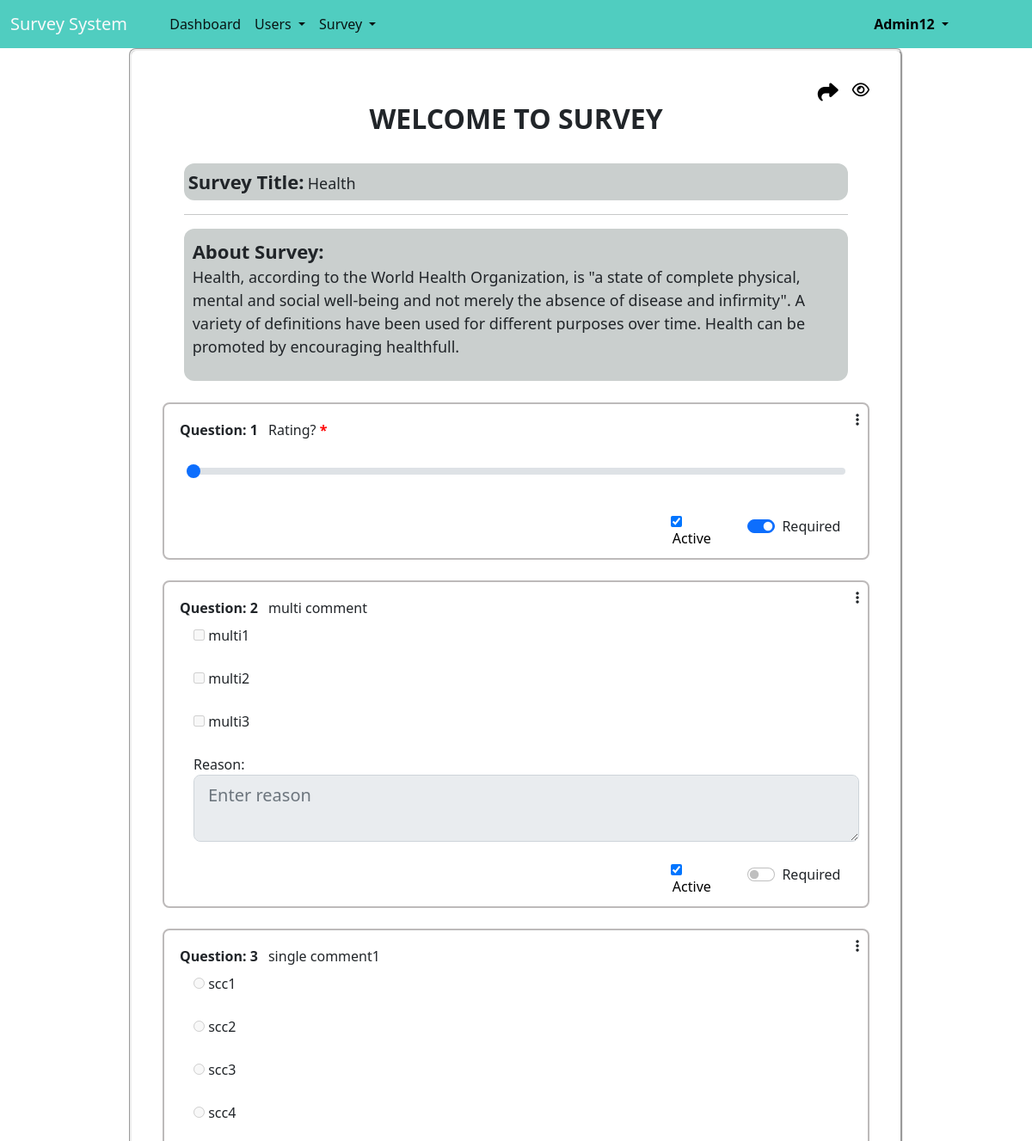
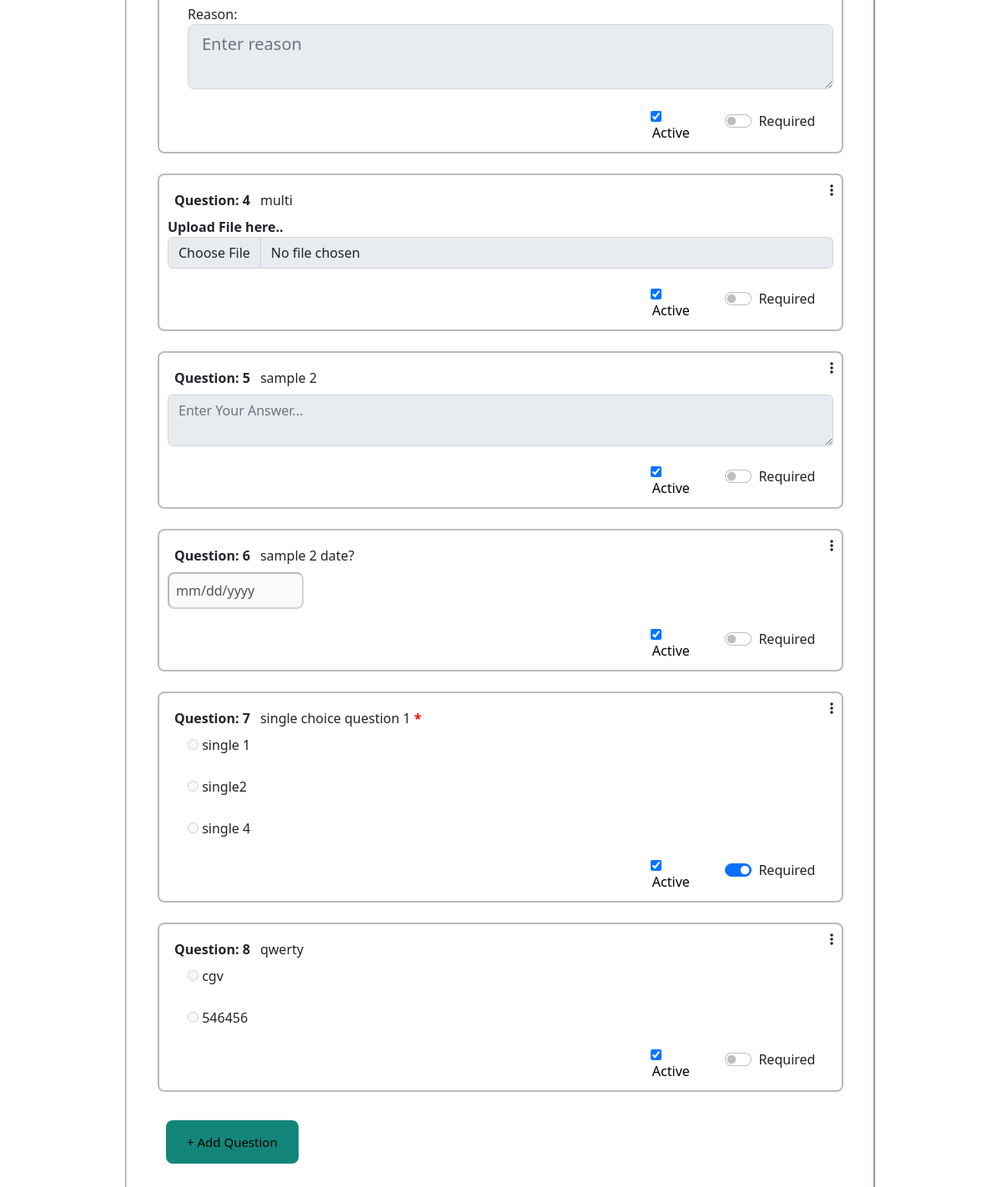
/questions/question.php?Survey_id=26 (signed in), run on the app's committed database (2 pictures, top to bottom).
### tables this page shows
CREATE TABLE `survey` (
  `Survey_id` int(10) NOT NULL,
  `Survey_title` varchar(20) NOT NULL,
  `Survey_description` longtext NOT NULL,
  `Survey_Category` enum('Education','Sports','Health','Academics','Finance','Not Defined') NOT NULL DEFAULT 'Not Defined',
  `Survey_Created_By` varchar(20) NOT NULL,
  `survey_start_Date` date NOT NULL,
  `survey_end_date` date NOT NULL,
  `survey_created_date` date NOT NULL DEFAULT current_timestamp(),
  `modified_by` int(10) DEFAULT NULL,
  `modified_date` date DEFAULT NULL,
  `survey_status` enum('Active','InActive','Expired','Deleted') NOT NULL
);

CREATE TABLE `question` (
  `Question_id` int(10) NOT NULL,
  `Survey_id` int(5) NOT NULL,
  `Question_description` varchar(100) NOT NULL,
  `Question_type` varchar(50) NOT NULL,
  `is_compulsory` enum('yes','no') DEFAULT 'no',
  `creation_date` datetime(6) NOT NULL DEFAULT current_timestamp(6),
  `question_modified_by` varchar(5) DEFAULT NULL,
  `question_modified_date` datetime DEFAULT current_timestamp(),
  `status` enum('Active','Inactive','Deleted') NOT NULL DEFAULT 'Active'
);

CREATE TABLE `options` (
  `Option_id` int(10) NOT NULL,
  `question_id` int(20) NOT NULL,
  `Option_description` varchar(100) NOT NULL,
  `status` enum('Active','Deleted') NOT NULL DEFAULT 'Active'
);

### controller/question_controller.php (called while the page is built, shortened)
<?php
class questions
{
    public function __construct()
    {
        $db = new db;
        $this->conn = $db->conn;
    }
    public function survey_info_id($survey_id)
    {
        $result = $this->conn->query("SELECT * FROM `survey` where Survey_id='$survey_id'");
        return $arr = mysqli_fetch_assoc($result);
    }
    public function display_question($survey_id)
    {
        try {
            $result = $this->conn->query("SELECT * FROM question AS q LEFT JOIN options AS o on q.Question_id=o.question_id Where q.Survey_id='$survey_id' AND q.status!='Deleted' AND (o.status='Active' OR q.Question_type IN('Text','Date','File','RatingScale')) ORDER BY q.Question_id, o.Option_id");
            while ($res = mysqli_fetch_assoc($result)) {
                $opt['type'] = $res['Question_type'];
                $opt['opt_id'] = $res['Option_id'];
                $opt['options'] = $res['Option_description'];
                $opt['que_id'] = $res['Question_id'];
                $data[$res['Question_description']][] = $opt;
            }
            if (!empty($data)) {
                return $data;
            } else {
                throw new Exception("<div class='alert alert-warning' role='alert'>
                <b>No Question To Display! Please Add Question!!</b>
              </div>");
            }
        } catch (Exception $e) {
            echo $e->getMessage();
        }
    }
    public function question_info($question_id)
    {
        $result = $this->conn->query("SELECT Question_type,Question_description,`status`,is_compulsory FROM question WHERE Question_id='$question_id'");
        return $arr = mysqli_fetch_array($result);
    }
}

### configuration/connection.php (called while the page is built, shortened)
<?php
class db
{
    public function __construct()
    {
        $con = new mysqli(DB_HOST, DB_USER, DB_PASSWORD, DB_DATABASE);
        $this->conn = $con;
    }
}
?>

### questions/question.php (the view, shortened to what this page needs)
<?php
include '../configuration/connection.php';
include ROOT_PATH . 'controller/question_controller.php';
include ROOT_PATH . 'Templets/navbar.php';
$ques = new questions;
$survey_id = $_REQUEST['Survey_id'];
$survey_info = $ques->survey_info_id($survey_id);
    ?>
<div class="container w-75" style=" border-radius:8px;padding:3%;border:groove;">
    <div style="display:flex;justify-content: flex-end ">
        <?php
        if ($survey_info['survey_status'] == 'Active') {
            ?>
            <a href="../invitation/invitation.php?Survey_id=<?= $survey_id; ?>"><i class="fa-sharp fa-solid fa-share "
                    title="Invite" style="color:black;font-size:x-large;"></i></a>
            &emsp;<a href="../survey/viewsurvey.php?sid=<?= $survey_id; ?>"><i class="fa-regular fa-eye"
                    title="preview Form" style="color:black; font-size:large;"></i></a>
            <?php
        }
        ?>
    </div>
    <h2 style="text-align:center; font-weight:bold;">WELCOME TO SURVEY</h2>
    <div style=" padding:3%;">
        <div class="form-group" style="background-color:#CACFCE;padding:5px; border-radius:12px;">
            <label for="stitle" style="font-weight:bold; font-size:22px; ">Survey Title:</label>
            <label for="stitle" style="font-size:18px; ">
                <?=@$survey_info['Survey_title']; ?>
            </label>
        </div>
        <hr>
        <div style="background-color:#CACFCE;padding:10px; border-radius:12px;">
            <label for="stitle" style="font-weight:bold; font-size:22px; ">About Survey:</label>
            <p for="stitle" style="font-size:18px; ">
                <?=@$survey_info['Survey_description']; ?>
            </p>
        </div>
    </div>
    <?php
    $data1 = $ques->display_question($survey_id);
    $i = 1;
    foreach ((array) $data1 as $que => $opt) {
        foreach ($opt as $a => $b) {
            $q_id = $b['que_id'];
        }
        $result = $ques->question_info($q_id);
        $ques_status = $result['status'];
        $required = $result['is_compulsory'];
        ?>
        <div class=" container" style="border:2px solid #BDBABA;border-radius:8px;padding:10px;">
            <div class="row">
                <div class="col-10">
                    <div class="p-2 ">
                        <label><b>Question:
                                <?= $i++; ?>&ensp;
                            </b>
                            <?= $que; ?>
                        </label>
                        <?=($required == "yes") ? "<span class='required' style='color: red;'><b>*</b></span> " : ''; ?>
                    </div>
                </div>
                <div class="col-2" style="display: flex;justify-content: flex-end;">
                    <a class="nav-link active" href="#" id="navbarDropdown" role="button" data-bs-toggle="dropdown"
                        aria-expanded="false"> <i class="fa-solid fa-ellipsis-vertical"></i> </a>
                </div>
            </div>
            <?php
            $len = count($opt);
            $l = 0;
            foreach ($opt as $k => $v) {
                if ($v['type'] == "MCQ") {
                    echo '<div class="form-check ">
                        <input type="radio" disabled name="rd1"/>
                        ' . $v['options'] . '
                       </div>' . "<br>";
                } else if ($v['type'] == "Multiple_Choice") {
                    echo '<div class="form-check ">
                        <input type="checkbox" disabled id="chkbox" />
                        ' . $v['options'] . '
                            </div>' . "<br>";
                } else if ($v['type'] == "MCQComment") {
                    if ($l <= $len) {
                        echo '<div class="form-check ">
                            <input type="radio" disabled name="rd1"/>
                            ' . $v['options'] . '
                            </div>' . "<br>";
                    }
                    $l++;
                } else if ($v['type'] == "Multiple_ChoiceComment") {
                    if ($l <= $len) {
                        echo '<div class="form-check ">
                        <input type="checkbox" disabled id="chkbox" />
                        ' . $v['options'] . '
                        </div>' . "<br>";
                    }
                    $l++;
                }
            }
            if (($v['type'] == "MCQComment") || ($v['type'] == "Multiple_ChoiceComment")) {
                echo '<div class="form-check ">
                <label for="reason">Reason:</label><br>
                <textarea type="text" id="descri" disabled name="description"  placeholder="Enter reason"  class="form-control form-control-lg"></textarea>
                </div>' . "<br>";
            }
            if ($v['type'] == "Text") {
                echo '<div >
                            <textarea class="form-control" disabled id="question" placeholder="Enter Your Answer..." ></textarea>
                            </div>' . "<br>";
            } else if ($v['type'] == "Date") {
                echo '<div>
                            <input disabled type="date" style="border-radius:8px; padding:8px;" />
                            </div>' . "<br>";
            } else if ($v['type'] == "File") {
                echo '<div>
                            <b><label for="exampleFormControlFile1">Upload File here..</label></b><br>
                            <input type="file" disabled class="form-control " id="exampleFormControlFile1">
                            </div>' . "<br>";
            } else if ($v['type'] == "RatingScale") {
                echo '<div class="m-3">
                        <input type="range" class="form-range" id="myRange" min="0" max="5" step="1" value="0">
                        </div>' . "<br>";
            }
            ?>
            <div class="container" style="display:flex;justify-content: flex-end">
                <div class="row ">
                    <div class="col-sm">
                        <input type="checkbox" id="<?= $q_id; ?>" class="mycheck" <?=($ques_status == "Active") ? "checked" : '' ?> />
                        <input type="text" id="txt<?= $q_id; ?>" class="txt" readonly style="border-width:0px;width:70px;"
                            value="<?=($ques_status == "Active") ? "Active" : "Inactive"; ?>">
                    </div>
                    <div class="col-sm form-check form-switch">
                        <label class="form-check-label" for="flexSwitchCheckChecked">Required</label>
                        <input class="form-check-input switch-input" type="checkbox" role="switch" id="<?= $q_id; ?>"
                            <?=($required == "yes") ? "checked" : ''; ?>>
                    </div>
                </div>
            </div>
        </div>
        <br>
        <?php
    }
    ?>
    <form method="post">
        <?php
        if ($survey_info['survey_status'] == 'Active') {
            ?>
            <div>
                <button type="button" class="btn1" style="background-color:#138579; font-size:15px;" id="bt">+ Add
                    Question</button>
            </div>
            <?php
        }
        ?>
    </form>
</div>

### css/style.css (style rules this page uses)
.btn1 { margin: 10px; text-align: left; border-width: 0px; font-size: 20px; padding: 15px 25px; border-radius: 8px; }

### data on the page
survey: Survey_title "Health", Survey_description "Health, according to the World Health Organization, is \"a state of complete physical, mental and social well-being and not merely the absence of disease and infirmity\". A variety of definitions have been used for different purposes over time. Health can be promoted by encouraging healthfull."
question: que "Rating?", status "☑", status "Active", is_compulsory "☑"
options: que "multi comment", Option_description "multi3"
options: Option_description "multi1"
options: Option_description "multi2"
question: status "☑", status "Active"
options: que "single comment1", Option_description "scc4"
options: Option_description "scc1"
options: Option_description "scc2"
options: Option_description "scc3"
question: status "☑", status "Active"
question: que "multi", status "☑", status "Active"
question: que "sample 2", status "☑", status "Active"
question: que "sample 2 date?", status "☑", status "Active"
options: que "single choice question 1", Option_description "single 4"
options: Option_description "single 1"
options: Option_description "single2"
question: status "☑", status "Active", is_compulsory "☑"
options: que "qwerty", Option_description "546456"
options: Option_description "cgv"
question: status "☑", status "Active"

### other printed values
$_SESSION['user_name'] "Admin12"
